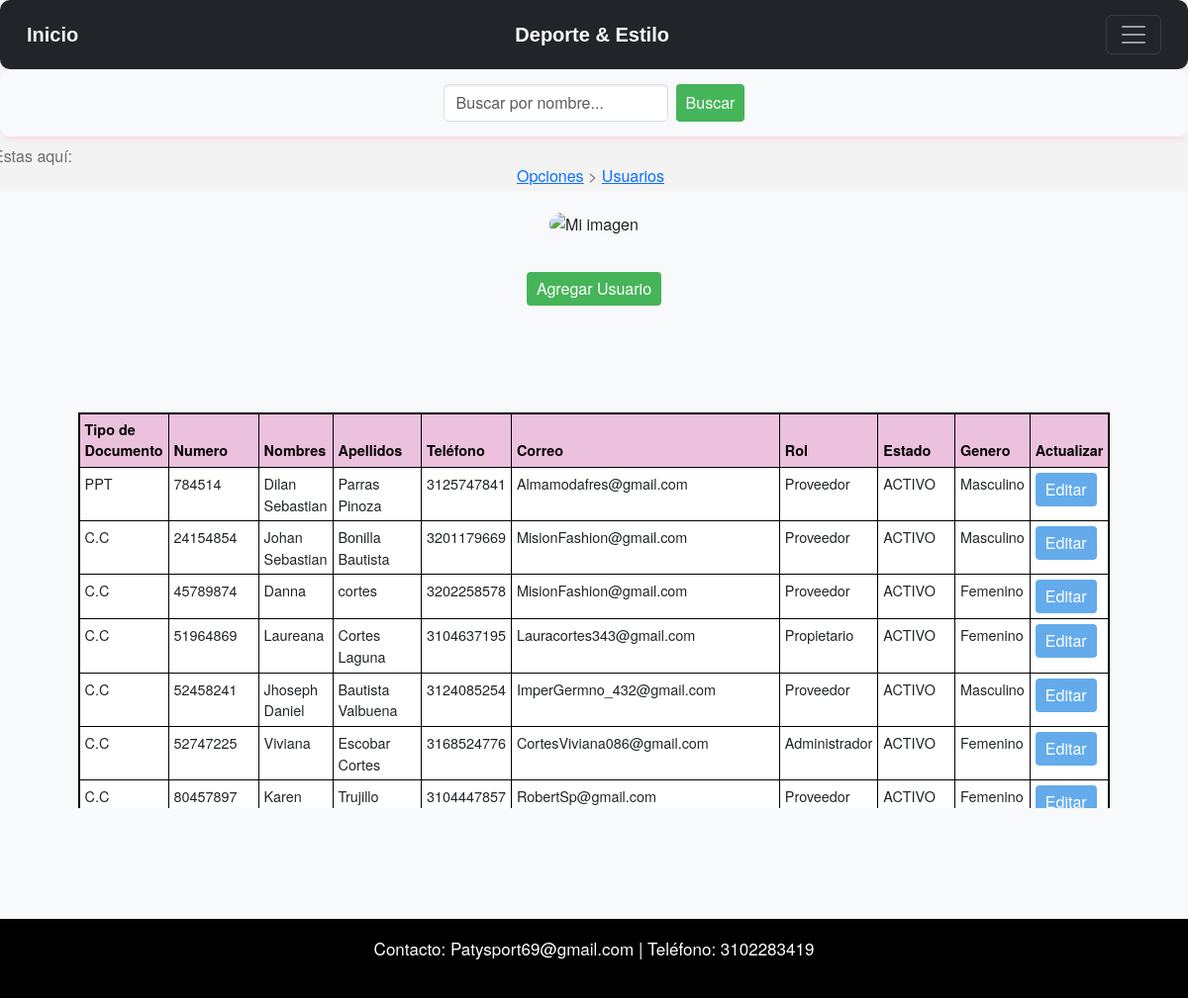
The page /Controlador/ControladorUsuario.php on the database its author committed.
### tables this page shows
CREATE TABLE `usuario` (
  `Tipo_Documento` varchar(30) DEFAULT NULL,
  `Num_Documento` int(15) NOT NULL,
  `Nombres` varchar(25) DEFAULT NULL,
  `Apellidos` varchar(30) DEFAULT NULL,
  `Teléfono` varchar(15) DEFAULT NULL,
  `Correo` varchar(45) DEFAULT NULL,
  `RolidRol` int(10) NOT NULL,
  `EstadoCodigoEstado` int(10) NOT NULL,
  `GeneroidGenero` int(10) NOT NULL
);

### Controlador/ControladorUsuario.php (called while the page is built, shortened)
<?php
require_once '../Modelo/Usuario.php';
$gestorUsuario = new Usuario();
try {
    $resultado = $gestorUsuario->consultarUsuario();
} catch (Exception $e) {
    echo "Error: " . $e->getMessage();
}
include "../Vista/VistaUsuario.php";
?>

### Modelo/Conexion.php (called while the page is built, shortened)
<?php
function Conectarse() {
    $conexion = mysqli_connect('localhost', 'root', '', 'paty_sport');
    return $conexion;
}
?>

### Modelo/Usuario.php (called while the page is built, shortened)
<?php
include 'Conexion.php';
class Usuario
{
    private $Conexion;
    public function __construct($Num_Documento = null, $Tipo_Documento = null, $Nombres = null, $Apellidos = null, $Telefono = null, $Correo = null, $RolidRol = null, $EstadoCodigoEstado = null, $GeneroidGenero = null)
    {
        $this->Conexion = Conectarse();
    }
    public function consultarUsuario($Num_Documento = null)
    {
        if ($Num_Documento === null) {
            $sql = "SELECT Tipo_Documento, Num_Documento, Nombres, Apellidos, Teléfono, Correo,
            (SELECT tipoRol FROM rol WHERE usuario.RolidRol=idRol) AS RolidRol,
            (SELECT tipoEstado FROM estado WHERE usuario.EstadoCodigoEstado=CodigoEstado) AS EstadoCodigoEstado ,
            (SELECT Nombre FROM genero WHERE usuario.GeneroidGenero= idGenero) AS GeneroidGenero
            from usuario;";
            $resultado = $this->Conexion->query($sql);
        }
        return $resultado;
    }
}

### Vista/vistaUsuario.php (the view, shortened to what this page needs)
<!DOCTYPE html>
<html lang="es">
<head>
    <link href="https://cdn.jsdelivr.net/npm/bootstrap@5.3.0/dist/css/bootstrap.min.css" rel="stylesheet">
    <link rel="stylesheet" href="../estilos.css">
</head>
<body>
<body style="
      background-image: url('https://img.freepik.com/vector-gratis/fondo-degradado-azul-simple-negocios_53876-113753.jpg');
      background-size: cover; /* Fills the entire body area */
      background-repeat: no-repeat; /* Image won't repeat itself */
      background-position: center; /* Image starts at the center */
    ">
        <nav class="navbar navbar-dark bg-dark">
            <div class="container-fluid">
                <a class="navbar-brand" href="../index.html">Inicio</a>
                <a class="navbar-brand" href="#">Deporte & Estilo</a>
                <button class="navbar-toggler" type="button" data-bs-toggle="collapse" data-bs-target="#navbarText"
                    aria-controls="navbarText" aria-expanded="false" aria-label="Toggle navigation">
                    <span class="navbar-toggler-icon"></span>
                </button>
            </div>
        </nav>
        <center>
        <nav class="navbar navbar-light bg-light">
    <div class="container-fluid d-flex justify-content-center">
        <form class="d-flex" id="searchForm">
            <input class="form-control me-2" type="search" placeholder="Buscar por nombre..." aria-label="Search" id="searchInput">
            <button class="btn btn-outline-success" type="submit">Buscar</button>
        </form>
    </div>
</nav>
<div class="breadcrumbs shadow-1">
    <div class="container-o">
        <div class="row">
            <i class="material-icons"></i> Estas aquí:
            <ul>
                <li><a href="../opciones.html">Opciones</a></li>
                <li><a href="../Controlador/ControladorUsuario.php">Usuarios</a></li>
        </div>
    </div>
</div>
            <div class="container2 ">
            <img src="../Img/imagen_products-removebg.png" alt="Mi imagen" class="imagenAnimada">
</div>
<button class="btn btn-success mt-3" data-bs-toggle="modal" data-bs-target="#addModal">Agregar Usuario</button>
    <div class="container mt-12">
        <div class="table-responsive mt-3">
            <table class="table table-bordered">
                <thead>
                    <tr>
                        <th>Tipo de Documento</th>
                        <th>Numero</th>
                        <th>Nombres</th>
                        <th>Apellidos</th>
                        <th>Teléfono</th>
                        <th>Correo</th>
                        <th>Rol</th>
                        <th>Estado</th>
                        <th>Genero</th>
                        <th>Actualizar</th>
                    </tr>
                    </center>
                <tbody>
                    <?php
                    if (isset($resultado) && $resultado->num_rows > 0) {
                        while ($fila = mysqli_fetch_assoc($resultado)) { ?>
                           <tr>
                        <td><?= htmlspecialchars($fila['Tipo_Documento']) ?></td>
                        <td><?= htmlspecialchars($fila['Num_Documento']) ?></td>
                        <td><?= htmlspecialchars($fila['Nombres']) ?></td>
                        <td><?= htmlspecialchars($fila['Apellidos']) ?></td>
                        <td><?= htmlspecialchars($fila['Teléfono']) ?></td>
                        <td><?= htmlspecialchars($fila['Correo']) ?></td>
                        <td><?= htmlspecialchars($fila['RolidRol']) ?></td>
                        <td><?= htmlspecialchars($fila['EstadoCodigoEstado']) ?></td>
                        <td><?= htmlspecialchars($fila['GeneroidGenero']) ?></td>
                            <td>
                                    <button class="btn btn-warning" data-bs-toggle="modal"
                                        data-bs-target="#updateModal<?= $fila['Num_Documento'] ?>">Editar</button>
                                </td>
                            </tr>
                        <?php }
                    } else { ?>
                        <tr>
                            <td colspan="13">No se encontraron resultados.</td>
                        </tr>
                    <?php } ?>
                </tbody>
    <footer
                style="margin-top: 50px; padding: 20px; font-family: 'Helvetica Neue', Helvetica, Arial, sans-serif; background-color: #000000; color: #fff;  text-align: center;">
                <h2 class="footer2" style="font-size: 17px; ">Contacto: Patysport69@gmail.com | Teléfono: 3102283419
                </h2>
            </footer>
</body>
</html>
</body>
</html>

### estilos.css (style rules this page uses)
.navbar { background-color: #000000; border-bottom: 2px solid #000000; }
.navbar-brand { font-family: 'Montserrat', sans-serif; font-weight: bold; }
.navbar-brand:first-child { color: #f0f0f0; }
.navbar { border-bottom: none; }
.container { display: flex; justify-content: center; align-items: center; height: 100vh; padding: 29px; }
.btn { background-color: rgb(70, 180, 89); color: white; border: none; padding: 10px; border-radius: 5px; cursor: pointer; }
footer { padding: 20px; font-family: 'Helvetica Neue', Helvetica, Arial, sans-serif; background-color: #000000; color: #fff; text-align: center; position: fixed; bottom: 0; left: 0; width: 100%; }
body { background-color: #f8f9fa; font-family: 'Helvetica Neue', Helvetica, Arial, sans-serif; }
h2 { margin-bottom: 20px; }
.form-control { border-radius: 5px; box-shadow: inset 0 1px 2px rgba(0, 0, 0, 0.1); }
.footer2 { padding: 20px; font-family: 'Helvetica Neue', Helvetica, Arial, sans-serif; background-color: #000000; color: #fff; text-align: center; position: fixed; bottom: 0; left: 0; width: 100%; }
.container2 { padding: 20px; width: 80%; width: 80%; max-width: 600px; }
.navbar { border-radius: 10px; box-shadow: 0 2px 10px rgba(255, 0, 0, 0.1); padding: 15px; }
.d-flex.justify-content-center { text-align: center; }
.table-responsive { border: none; }
table { background-color: #eeeeee; }
table thead { background-color: #000000; }
table thead th { color: #fff; }
.table { margin: 0; }
.imagenAnimada { animation: girar 5s infinite linear; border-radius: 100px; height: 180px; width: 180px; }
h2 { font-family: 'Comic Sans MS', cursive, sans-serif; }

### Vista/vistaUsuario.php (style rules this page uses)
.container-o { height: 45px; }
.breadcrumbs { background-color: #F3F3F3F1; color: #6E6E6EFF; line-height: 20px; padding-left: 5px; padding-right: 5px; margin-bottom: 0px; padding-top: 10px; }
.breadcrumbs ul { display: inline-block; padding-left: 5px; }
.breadcrumbs ul li { display: inline-block; }
.breadcrumbs ul li::after { content: " >"; }
.breadcrumbs ul li:last-child::after { content: ""; }
.table { width: 100%; border-collapse: collapse; }
.table th, .table td { padding: 10px; text-align: left; }
.table thead th { background-color: #FACDEBF1; color: #000000; font-weight: bold; }
.table tbody tr:nth-child(even) { background-color: #f2f2f2; }
.table tbody tr:nth-child(odd) { background-color: #ffffff; }
.btn { padding: 5px 10px; border: none; border-radius: 4px; cursor: pointer; color: white; }
.btn-warning { background-color: #64ABEC; }
.container { max-width: 100%; padding: 0 15px; margin-top: -100px; }
.table-responsive { overflow-x: auto; overflow-y: auto; -webkit-overflow-scrolling: touch; max-height: 400px; }
.table { width: 90%; min-width: 500px; border: 2px solid black; }
thead th { background-color: #f8f9fa; position: sticky; top: 0; z-index: 2; border: 2px solid black; / }
.table { font-size: 0.90em; width: 70%; }
.table th, .table td { padding: 5px; }

### rows shown on the page
usuario: Tipo_Documento "PPT", Num_Documento "784514", Nombres "Dilan Sebastian", Apellidos "Parras Pinoza", Teléfono "3125747841", Correo "Almamodafres@gmail.com", RolidRol "Proveedor", EstadoCodigoEstado "ACTIVO", GeneroidGenero "Masculino"
usuario: Tipo_Documento "C.C", Num_Documento "24154854", Nombres "Johan Sebastian", Apellidos "Bonilla Bautista", Teléfono "3201179669", Correo "MisionFashion@gmail.com", RolidRol "Proveedor", EstadoCodigoEstado "ACTIVO", GeneroidGenero "Masculino"
usuario: Tipo_Documento "C.C", Num_Documento "45789874", Nombres "Danna", Apellidos "cortes", Teléfono "3202258578", Correo "MisionFashion@gmail.com", RolidRol "Proveedor", EstadoCodigoEstado "ACTIVO", GeneroidGenero "Femenino"
usuario: Tipo_Documento "C.C", Num_Documento "51964869", Nombres "Laureana", Apellidos "Cortes Laguna", Teléfono "3104637195", Correo "Lauracortes343@gmail.com", RolidRol "Propietario", EstadoCodigoEstado "ACTIVO", GeneroidGenero "Femenino"
usuario: Tipo_Documento "C.C", Num_Documento "52458241", Nombres "Jhoseph Daniel", Apellidos "Bautista Valbuena", Teléfono "3124085254", Correo "ImperGermno_432@gmail.com", RolidRol "Proveedor", EstadoCodigoEstado "ACTIVO", GeneroidGenero "Masculino"
usuario: Tipo_Documento "C.C", Num_Documento "52747225", Nombres "Viviana", Apellidos "Escobar Cortes", Teléfono "3168524776", Correo "CortesViviana086@gmail.com", RolidRol "Administrador", EstadoCodigoEstado "ACTIVO", GeneroidGenero "Femenino"
usuario: Tipo_Documento "C.C", Num_Documento "80457897", Nombres "Karen…", Apellidos "Trujillo…", Teléfono "3104447857", Correo "RobertSp@gmail.com", RolidRol "Proveedor", EstadoCodigoEstado "ACTIVO", GeneroidGenero "Femenino"
